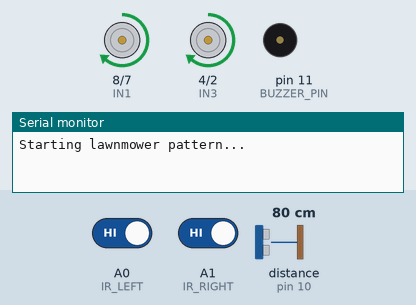
A sketch run on a simulated Arduino Uno, built with avr-gcc and run on an emulated ATmega328P. On the bench: motor-driver pin pairs drawn as motors (green arrow = first pin HIGH = forward, orange = second pin HIGH = backward, longer = more drive, scaled by the enable pin), buzzer (waves = sounding), the last lines printed to the serial monitor. Wiring (inferred from the names in the program): ultrasonic range finder: trigger pin 9; echo pin 10. The test bench sets the inputs (shaded band); at power-on: distance to the obstacle (sensor on pin 10) 80 cm, A0 (IR_LEFT) HIGH, A1 (IR_RIGHT) HIGH. The echo pulse lasts 58.3 µs per cm.

Above: at 2.95 s.
3.3 s: distance to the obstacle (sensor on pin 10) set to 29 cm
6.3 s: distance to the obstacle (sensor on pin 10) set to 23 cm
At 6.53 s:
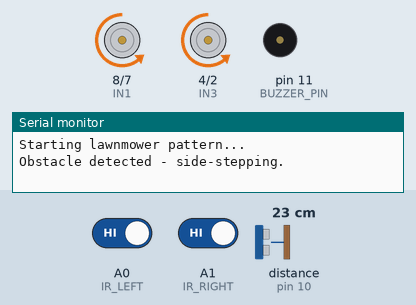
At 6.94 s:
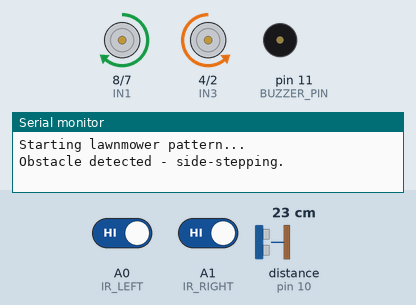
9.3 s: A0 (IR_LEFT) driven LOW
At 10.9 s:
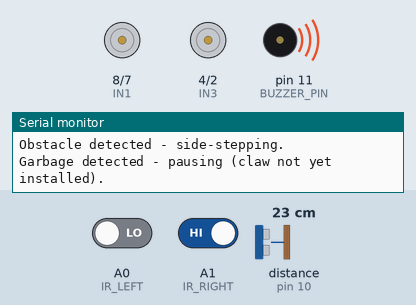
Timing chart, 0 to 18.3 s (numbered marks = the images above; inputs shaded):
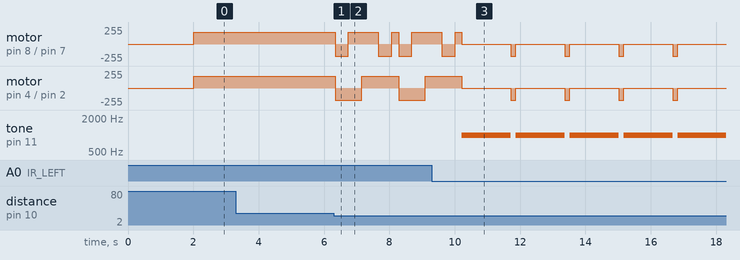

Measured:
- the behaviour switches between 26 and 25 cm on distance to the obstacle (sensor on pin 10) (found by bisection; images 0 and 1)
- after the input at 6.3 s, motor on pin 8 (IN1) / pin 7 (IN2): goes backward 180/255 0.40 s, forward 180/255 0.92 s, backward 180/255 0.42 s, forward 180/255 0.20 s, backward 180/255 0.40 s, then forward 180/255, starting at once
- after the input at 9.3 s, tone on pin 11 (BUZZER_PIN): alternates 1000 Hz for 1.5 s and silent for 0.15 s, starting after 0.92 s
- by itself, motor on pin 4 (IN3) / pin 2 (IN4): alternates backward 180/255 for 0.15 s and stopped for 1.5 s

The sketch:

lawnmower_robot.ino
```cpp
/* =====================================================================
   AUTONOMOUS GARBAGE-COLLECTING ROBOT - PHASE 1 (CAR ONLY)
   Lawnmower (boustrophedon) coverage pattern + obstacle avoidance
   + garbage DETECTION (claw action added in Phase 2)

   BEFORE USING THIS FILE:
   1. Run sensor_calibration.ino first and confirm motor directions.
   2. Note what value (HIGH or LOW) your IR sensors give when they
      DETECT an object, and set IR_TRIGGER_STATE below to match.
   3. Measure your actual row length / turn timing on your real floor
      and adjust the CALIBRATION SECTION below. The numbers here are
      starting guesses, not guaranteed for your motors/battery/floor.
   ===================================================================== */

// ---------------- PIN DEFINITIONS (see wiring_diagram.txt) ----------------
#define ENA 5      // Left side speed  (PWM)
#define IN1 8      // Left side direction bit A
#define IN2 7      // Left side direction bit B
#define ENB 6      // Right side speed (PWM)
#define IN3 4      // Right side direction bit A
#define IN4 2      // Right side direction bit B

#define TRIG_PIN 9
#define ECHO_PIN 10

#define IR_LEFT   A0
#define IR_RIGHT  A1

#define BUZZER_PIN 11

// ---------------- CALIBRATION SECTION - TUNE THESE ----------------
int DRIVE_SPEED        = 180;   // 0-255 PWM speed for straight driving
int TURN_SPEED          = 170;   // 0-255 PWM speed while turning

unsigned long ROW_FORWARD_TIME   = 6000;  // ms to drive down one full row - MEASURE THIS
unsigned long TURN_90_TIME       = 420;   // ms to rotate ~90 degrees - MEASURE THIS with a protractor
unsigned long ROW_SPACING_TIME   = 700;   // ms forward move between the two 90-deg turns
                                           // (this sets the gap between rows - roughly
                                           // your robot's width; measure and tune)
int NUM_ROWS               = 6;      // how many rows before the pattern stops

float OBSTACLE_DISTANCE_CM = 25.0;  // ultrasonic trigger distance
int   IR_TRIGGER_STATE     = LOW;   // <-- SET based on sensor_calibration.ino results!
                                     //     (many IR modules go LOW when object detected)

unsigned long GARBAGE_PAUSE_TIME = 1500; // how long to pause/buzz when garbage is spotted
// ---------------------------------------------------------------------

int rowsCompleted = 0;
bool turnRightNext = true;  // alternates so the pattern zig-zags correctly

void setup() {
  Serial.begin(9600);
  pinMode(ENA, OUTPUT); pinMode(IN1, OUTPUT); pinMode(IN2, OUTPUT);
  pinMode(ENB, OUTPUT); pinMode(IN3, OUTPUT); pinMode(IN4, OUTPUT);
  pinMode(TRIG_PIN, OUTPUT);
  pinMode(ECHO_PIN, INPUT);
  pinMode(IR_LEFT, INPUT);
  pinMode(IR_RIGHT, INPUT);
  pinMode(BUZZER_PIN, OUTPUT);
  stopMotors();
  delay(2000); // give you time to put the robot down and step back
  Serial.println(F("Starting lawnmower pattern..."));
}

void loop() {
  if (rowsCompleted >= NUM_ROWS) {
    stopMotors();
    Serial.println(F("Pattern complete. Halting."));
    while (true) { delay(1000); } // stop forever
  }

  // ---- Drive down one full row, checking sensors continuously ----
  driveRowWithMonitoring(ROW_FORWARD_TIME);
  rowsCompleted++;
  Serial.print(F("Row complete: "));
  Serial.println(rowsCompleted);

  if (rowsCompleted >= NUM_ROWS) {
    stopMotors();
    Serial.println(F("Pattern complete. Halting."));
    while (true) { delay(1000); }
  }

  // ---- Execute the U-turn into the next row (deterministic, not random) ----
  if (turnRightNext) {
    turn(true, TURN_90_TIME);
    driveStraight(ROW_SPACING_TIME);
    turn(true, TURN_90_TIME);
  } else {
    turn(false, TURN_90_TIME);
    driveStraight(ROW_SPACING_TIME);
    turn(false, TURN_90_TIME);
  }
  turnRightNext = !turnRightNext; // alternate direction so rows zig-zag
  stopMotors();
  delay(300);
}

// =====================================================================
// Drives forward for `duration` ms in small monitored chunks, so
// obstacle avoidance and garbage detection can interrupt mid-row.
// =====================================================================
void driveRowWithMonitoring(unsigned long duration) {
  unsigned long elapsed = 0;
  const unsigned long CHUNK = 100; // check sensors every 100ms

  while (elapsed < duration) {
    // --- garbage check first (low sensors) ---
    if (checkGarbage()) {
      stopMotors();
      handleGarbageDetected();
      // resume driving after handling; don't count this pause in elapsed time
      continue;
    }

    // --- obstacle check (front ultrasonic) ---
    float dist = getDistanceCM();
    if (dist > 0 && dist < OBSTACLE_DISTANCE_CM) {
      stopMotors();
      handleObstacleAvoidance();
      continue; // resume the row after the side-step maneuver
    }

    driveStraight(CHUNK);
    elapsed += CHUNK;
  }
  stopMotors();
}

// =====================================================================
// Obstacle avoidance: deterministic side-step, NOT random.
// Backs up a little, steps right around it, then returns to original
// heading so the lawnmower pattern is preserved.
// =====================================================================
void handleObstacleAvoidance() {
  Serial.println(F("Obstacle detected - side-stepping."));
  driveBackward(400);
  turn(true, TURN_90_TIME);     // face right
  driveStraight(500);           // move past the obstacle's width
  turn(false, TURN_90_TIME);    // face original heading again
  driveStraight(200);           // re-enter the row line
  turn(false, 0);               // no-op placeholder for symmetry (kept for clarity)
}

// =====================================================================
// Garbage detected: stop, alert with buzzer.
// Claw pickup sequence goes here in Phase 2 - currently just pauses.
// =====================================================================
void handleGarbageDetected() {
  Serial.println(F("Garbage detected - pausing (claw not yet installed)."));
  tone(BUZZER_PIN, 1000);
  delay(GARBAGE_PAUSE_TIME);
  noTone(BUZZER_PIN);
  // TODO Phase 2: call clawPickupSequence() here, then resume.
  driveBackward(150); // small nudge back so we don't re-trigger the same item instantly
}

bool checkGarbage() {
  int l = digitalRead(IR_LEFT);
  int r = digitalRead(IR_RIGHT);
  return (l == IR_TRIGGER_STATE) || (r == IR_TRIGGER_STATE);
}

// =====================================================================
// Ultrasonic distance read (HC-SR04), returns cm, -1 if no echo
// =====================================================================
float getDistanceCM() {
  digitalWrite(TRIG_PIN, LOW);  delayMicroseconds(2);
  digitalWrite(TRIG_PIN, HIGH); delayMicroseconds(10);
  digitalWrite(TRIG_PIN, LOW);
  long duration = pulseIn(ECHO_PIN, HIGH, 30000); // 30ms timeout (~5m max)
  if (duration == 0) return -1;
  return duration * 0.0343 / 2.0;
}

// =====================================================================
// Low-level motor control
// =====================================================================
void driveStraight(unsigned long ms) {
  digitalWrite(IN1, HIGH); digitalWrite(IN2, LOW);   // left forward
  digitalWrite(IN3, HIGH); digitalWrite(IN4, LOW);   // right forward
  analogWrite(ENA, DRIVE_SPEED);
  analogWrite(ENB, DRIVE_SPEED);
  delay(ms);
  stopMotors();
}

void driveBackward(unsigned long ms) {
  digitalWrite(IN1, LOW); digitalWrite(IN2, HIGH);   // left backward
  digitalWrite(IN3, LOW); digitalWrite(IN4, HIGH);   // right backward
  analogWrite(ENA, DRIVE_SPEED);
  analogWrite(ENB, DRIVE_SPEED);
  delay(ms);
  stopMotors();
}

// clockwise = true turns right (left wheels forward, right wheels backward)
void turn(bool clockwise, unsigned long ms) {
  if (ms == 0) return;
  if (clockwise) {
    digitalWrite(IN1, HIGH); digitalWrite(IN2, LOW);   // left forward
    digitalWrite(IN3, LOW);  digitalWrite(IN4, HIGH);  // right backward
  } else {
    digitalWrite(IN1, LOW);  digitalWrite(IN2, HIGH);  // left backward
    digitalWrite(IN3, HIGH); digitalWrite(IN4, LOW);   // right forward
  }
  analogWrite(ENA, TURN_SPEED);
  analogWrite(ENB, TURN_SPEED);
  delay(ms);
  stopMotors();
}

void stopMotors() {
  analogWrite(ENA, 0);
  analogWrite(ENB, 0);
  digitalWrite(IN1, LOW); digitalWrite(IN2, LOW);
  digitalWrite(IN3, LOW); digitalWrite(IN4, LOW);
}
```
